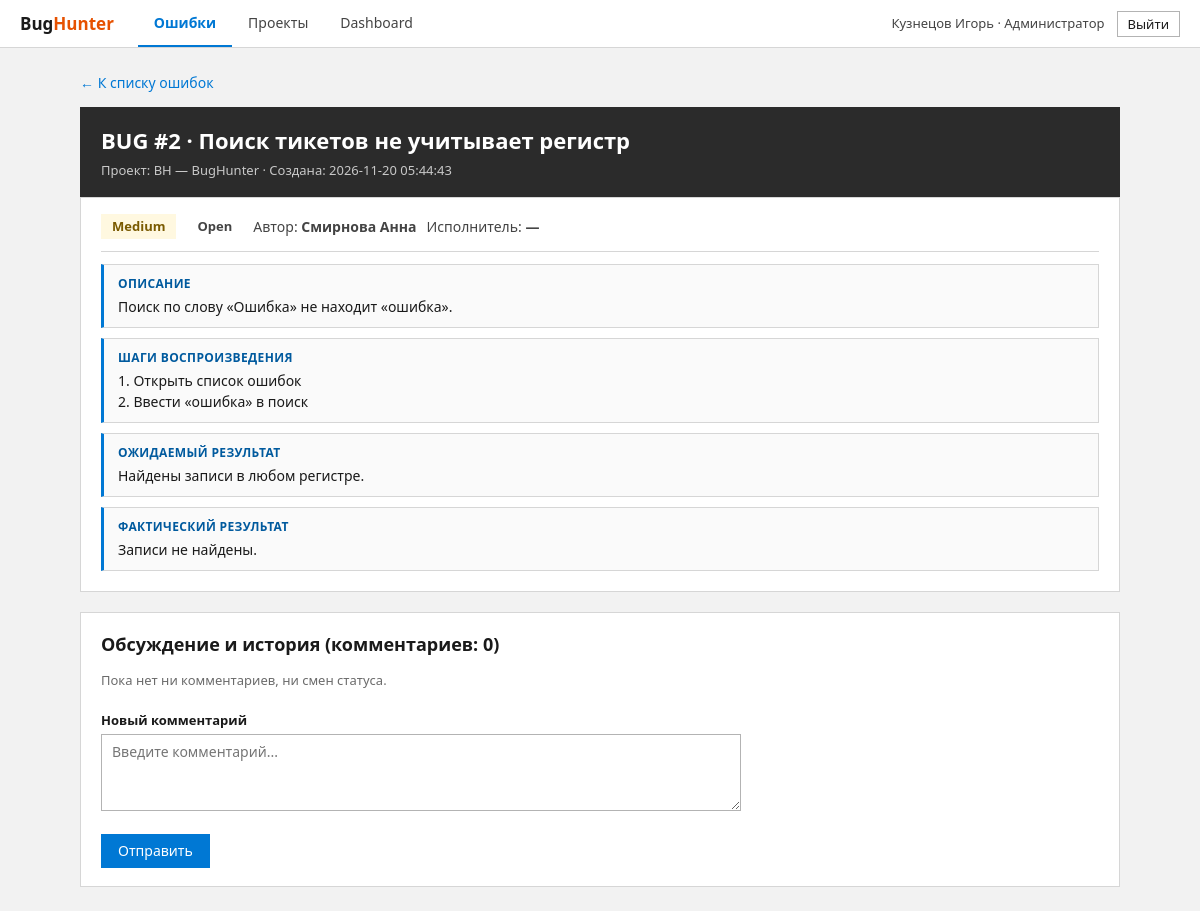
Before: /bug_view.php?id=2 (signed in) with the older database file.
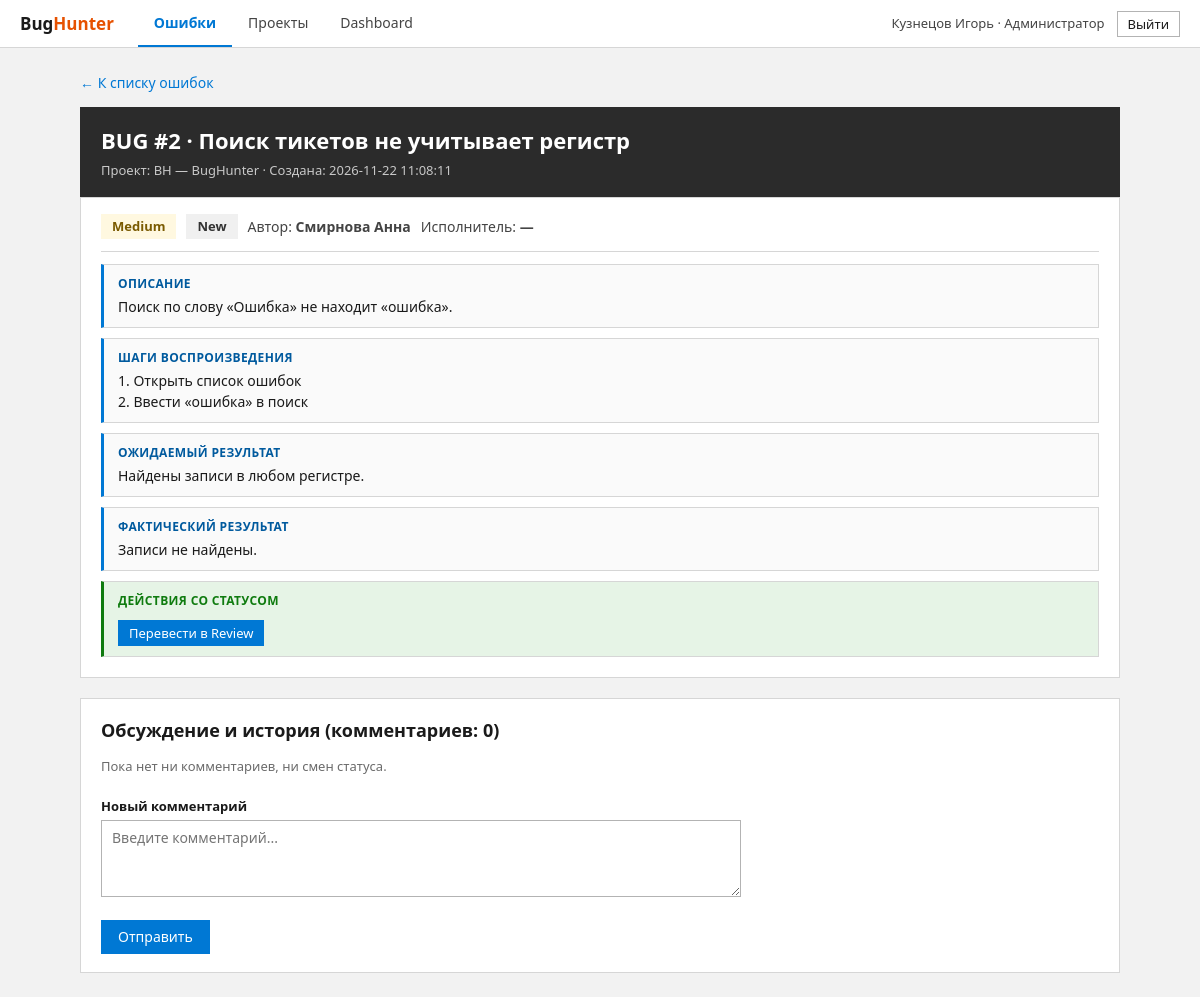
After: the same page with the newer database file.
### tables this page shows
CREATE TABLE bugs (
    bug_id          INTEGER PRIMARY KEY AUTOINCREMENT,
    project_id      INTEGER NOT NULL REFERENCES projects (project_id),
    author_id       INTEGER NOT NULL REFERENCES users (user_id),
    assignee_id     INTEGER REFERENCES users (user_id) ON DELETE SET NULL,
    title           TEXT    NOT NULL CHECK (length(trim(title)) > 0),
    description     TEXT    NOT NULL DEFAULT '',
    steps           TEXT    NOT NULL DEFAULT '',
    expected_result TEXT    NOT NULL DEFAULT '',
    actual_result   TEXT    NOT NULL DEFAULT '',
    priority        TEXT    NOT NULL DEFAULT 'Medium' CHECK (priority IN ('Critical', 'High', 'Medium', 'Low')),
    status          TEXT    NOT NULL DEFAULT 'New' CHECK (status IN ('New', 'Review', 'Confirmed', 'In Progress', 'Fixed', 'Closed', 'Rejected')),
    created_at      TEXT    NOT NULL DEFAULT CURRENT_TIMESTAMP
);

CREATE TABLE projects (
    project_id  INTEGER PRIMARY KEY AUTOINCREMENT,
    code        TEXT    NOT NULL UNIQUE CHECK (length(code) BETWEEN 2 AND 10),
    name        TEXT    NOT NULL,
    lead_id     INTEGER REFERENCES users (user_id) ON DELETE SET NULL,
    created_at  TEXT    NOT NULL DEFAULT CURRENT_TIMESTAMP,
    owner_id    INTEGER REFERENCES users (user_id),
    description TEXT    NOT NULL DEFAULT ''
);

### config/database.php (called while the page is built, shortened)
<?php
function getPdo(): PDO
{
    static $pdo = null;
    if ($pdo === null) {
        $pdo = new PDO('sqlite:' . DB_PATH, null, null, [
            PDO::ATTR_ERRMODE            => PDO::ERRMODE_EXCEPTION,
            PDO::ATTR_DEFAULT_FETCH_MODE => PDO::FETCH_ASSOC,
        ]);
        $pdo->exec('PRAGMA foreign_keys = ON');
    }
    return $pdo;
}

### bug_view.php (the view, shortened to what this page needs)
<?php
require __DIR__ . '/bugs_lib.php';
$me = requireLogin();
$bug = bugFromRequest();
$id = (int) $bug['bug_id'];
$pdo = getPdo();
$cStmt = $pdo->prepare(
    'SELECT c.text, c.created_at, u.full_name AS author, u.role
     FROM comments c JOIN users u ON u.user_id = c.user_id
     WHERE c.bug_id = ? ORDER BY c.created_at ASC, c.id ASC'
);
$cStmt->execute([$id]);
$comments = $cStmt->fetchAll();
$timeline = [];
usort($timeline, static fn (array $a, array $b): int => strcmp($a['at'], $b['at']));
function field(string $title, string $text): void
{
    echo '<div class="field"><b>' . h($title) . '</b>' . ($text !== '' ? nl2br(h($text)) : '<span class="muted">—</span>') . '</div>';
}
$nextStatuses = allowedNextStatuses($me, $bug['status']);
?>
<p class="links"><a href="bugs.php">← К списку ошибок</a></p>
<div class="bug-head">
    <h1>BUG #<?= $id ?> · <?= h($bug['title']) ?></h1>
    <div class="muted">Проект: <?= h($bug['project_code'] . ' — ' . $bug['project_name']) ?> · Создана: <?= h($bug['created_at']) ?></div>
</div>
<div class="bug-body">
    <div class="bug-meta">
        <?= priorityBadge($bug['priority']) ?>
        <?= statusBadge($bug['status']) ?>
        <span>Автор: <b><?= h($bug['author_name']) ?></b></span>
        <span>Исполнитель: <b><?= h($bug['assignee_name'] ?? '—') ?></b></span>
    </div>
    <?php
    field('Описание', $bug['description']);
    ?>
    <?php if ($nextStatuses !== []): ?>
        <div class="field status-actions">
            <b>Действия со статусом</b>
            <div class="status-buttons">
                <?php foreach ($nextStatuses as $ns): ?>
                    <form method="POST" action="bug_status_change.php">
                        <button type="submit" class="btn-sm">Перевести в <?= h($ns) ?></button>
                    </form>
                <?php endforeach; ?>
            </div>
        </div>
    <?php endif; ?>
</div>
<div class="card" id="comments" style="margin-top:20px;">
    <h2 style="margin-top:0">Обсуждение и история (комментариев: <?= count($comments) ?>)</h2>
    <?php if ($timeline === []): ?>
        <p class="muted">Пока нет ни комментариев, ни смен статуса.</p>
    <?php endif; ?>
    <form class="form" method="POST" action="comment_add.php" style="margin-top:20px;">
        <label for="text">Новый комментарий</label>
        <textarea id="text" name="text" rows="3" maxlength="2000" placeholder="Введите комментарий..." required></textarea>
        <button type="submit">Отправить</button>
    </form>
</div>

### bugs_lib.php (shortened to what this page needs)
<?php
function priorityBadge(string $p): string
{
    return '<span class="badge p-' . h($p) . '">' . h($p) . '</span>';
}
function statusBadge(string $s): string
{
    return '<span class="badge s-' . h(str_replace(' ', '-', $s)) . '">' . h($s) . '</span>';
}
function findBug(int $id): ?array
{
    $stmt = getPdo()->prepare(
        'SELECT b.*, p.code AS project_code, p.name AS project_name,
                a.full_name AS author_name, s.full_name AS assignee_name
         FROM bugs b
         JOIN projects p   ON p.project_id = b.project_id
         JOIN users a      ON a.user_id = b.author_id
         LEFT JOIN users s ON s.user_id = b.assignee_id
         WHERE b.bug_id = ?'
    );
    $stmt->execute([$id]);
    $bug = $stmt->fetch();
    return $bug ?: null;
}
function bugFromRequest(): array
{
    $id = filter_input(INPUT_GET, 'id', FILTER_VALIDATE_INT, ['options' => ['min_range' => 1]]);
    $bug = findBug((int) $id);
    return $bug;
}
function allowedNextStatuses(array $user, string $status): array
{
    $graph = TRANSITIONS[$status] ?? [];
    if ($user['role'] === 'admin') {
        return $graph;
    }
    $byRole = ROLE_TRANSITIONS[$user['role']][$status] ?? [];
    return array_values(array_intersect($graph, $byRole));
}
    ?>

Changed rows visible on the page:
now on one of the page's lists (row edited): bugs: status "Review"
changed bugs "Поиск тикетов не учитывает регистр": created_at "2026-11-20 05:44:43" → "2026-11-22 11:08:11"; status "Open" → "New"
Other visible differences:
text now shown: "ДЕЙСТВИЯ СО СТАТУСОМ"
